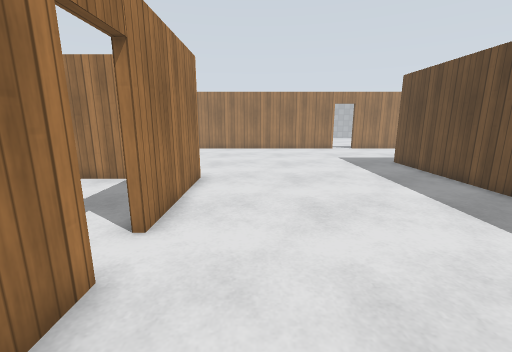
view 1 (above)

22 first-person views from a walk through a Gazebo world. The camera is 1.2 m above the floor, tilts 12° down and sees 90° across. The floor is counted in squares, 0.5 m on a side. Each view is taken from the middle of a square. On the plan, view 1 faces up. The plan holds only what a view shows up to about 17 squares ahead; the rest is blank. The place goes on beyond the plan. Simple patterns stand in for the simulator's built-in surfaces.

view 2
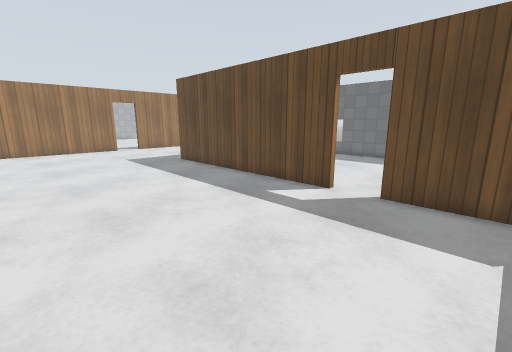

view 3
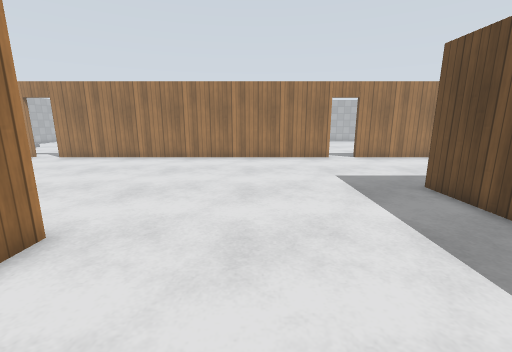

view 4
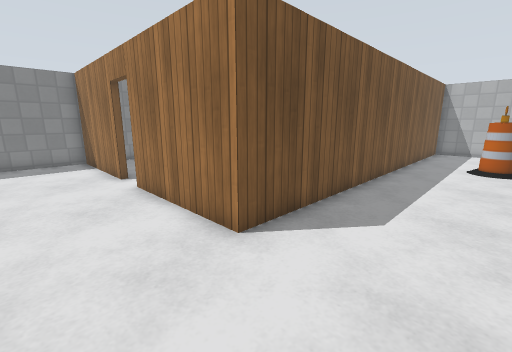

view 5
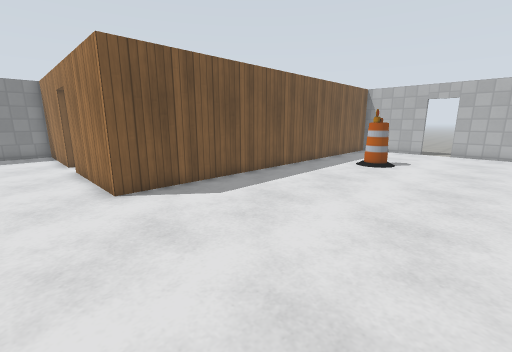

view 6
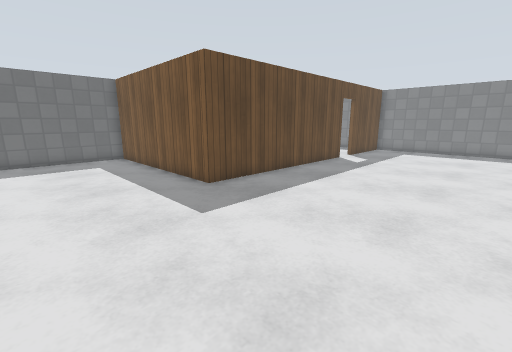

view 7
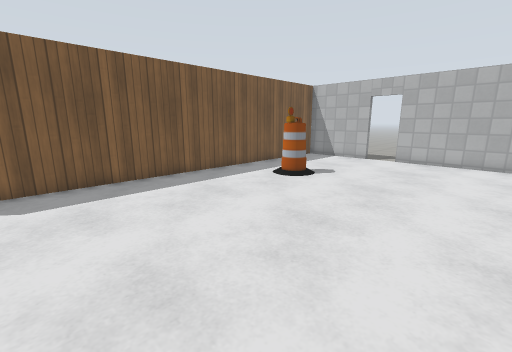

view 8
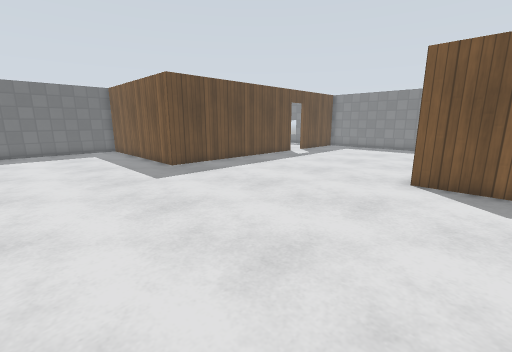

view 9
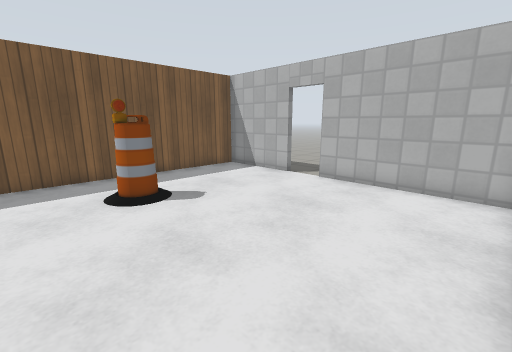

view 10
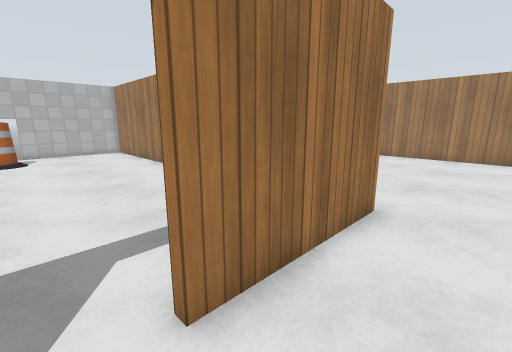

view 11
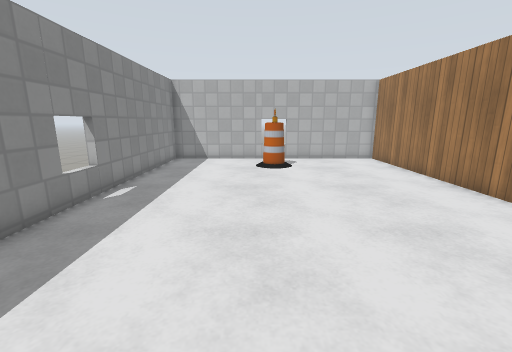

view 12
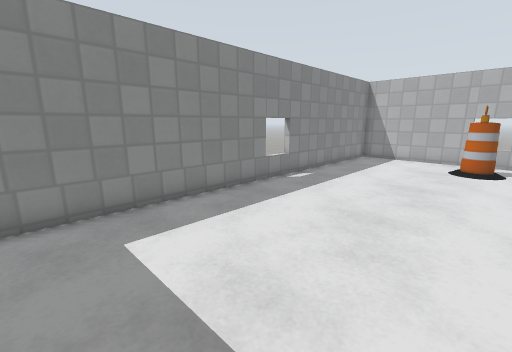

view 13
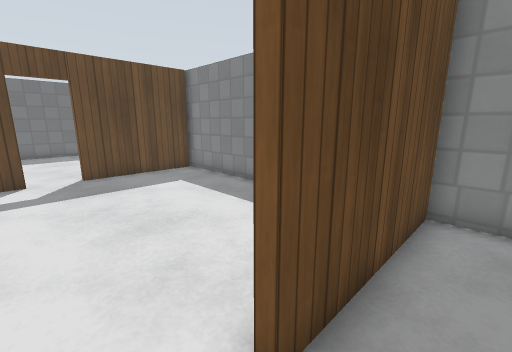

view 14
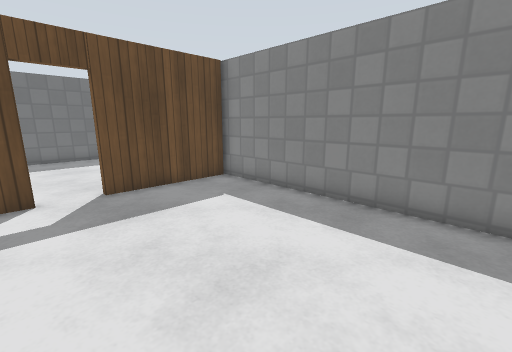

view 15
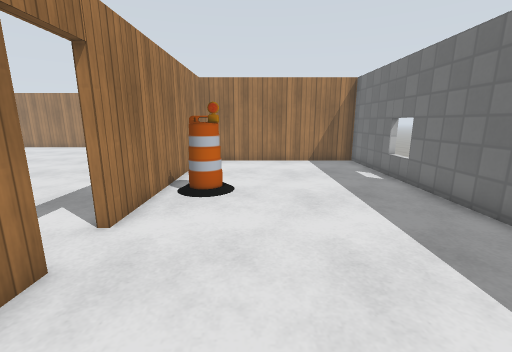

view 16
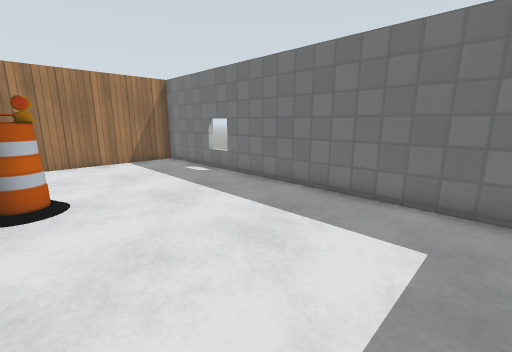

view 17
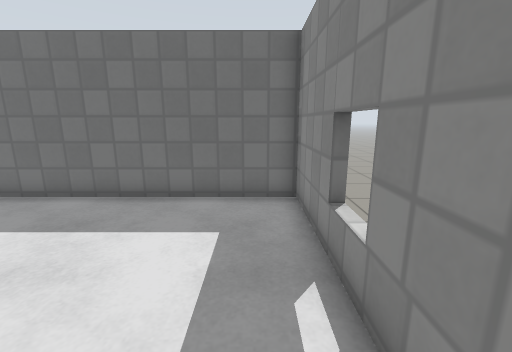

view 18
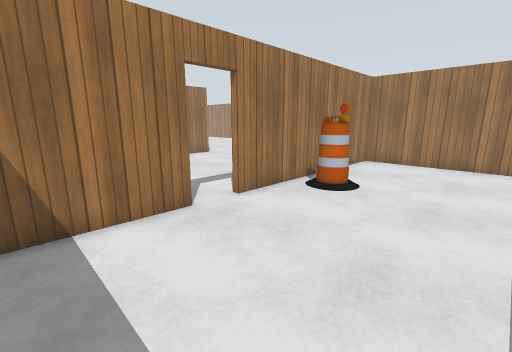

view 19
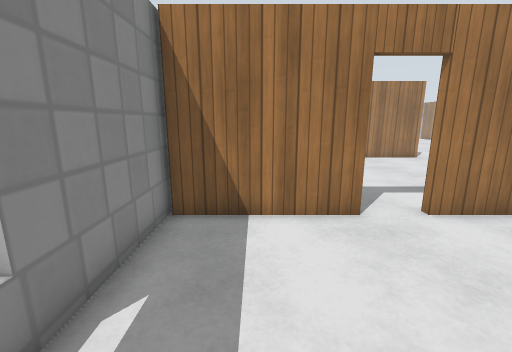

view 20
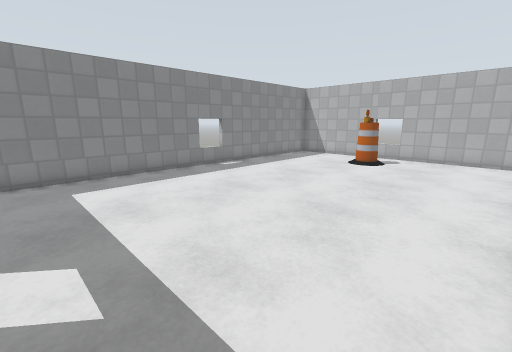

view 21
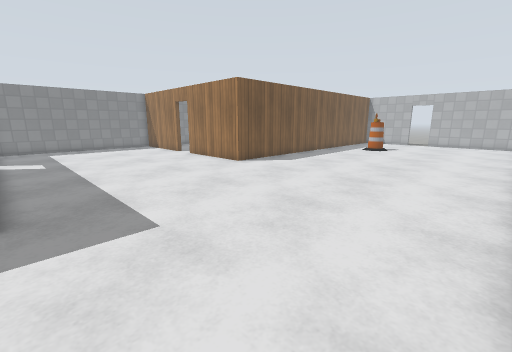

view 22
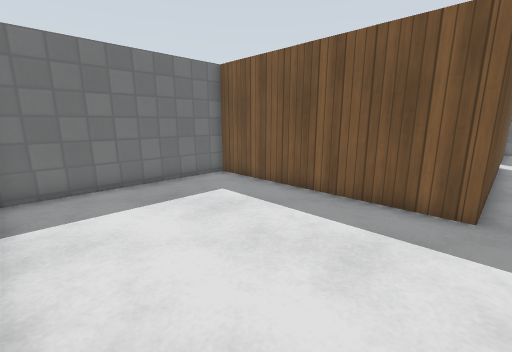

### Floor plan
Ten units are one square. View 1 is at (0, 0); x grows to the right and y downward. Boxes are objects, and circles mark ways between rooms. Rooms are numbered by the first view taken in them; rooms with no view inside come last. Other rooms are left out.
<svg viewBox="-225 -238 410 266">
<path fill="none" stroke="#000" d="M-24 -35 -24 23 85 23M83 -45 83 -153 180 -153 180 -233M-219 -154 -219 -110 -24 -110 -24 -52M83 23 83 -27M-219 -233 -219 -170M-125 -107 -219 -107 -219 23 -27 23 -27 -35M-55 -107 -76 -107M86 -27 86 23M85 23 180 23 180 -150 86 -150 86 -45"/>
<rect x="-165" y="-155" width="30" height="20" fill="#bbb"><title>barrel</title></rect>
<rect x="-205" y="-55" width="20" height="30" fill="#bbb"><title>barrel</title></rect>
<rect x="95" y="-95" width="20" height="30" fill="#bbb"><title>barrel</title></rect>
<circle cx="-25" cy="-45" r="3" fill="#2a7"/>
<circle cx="85" cy="-35" r="3" fill="#2a7"/>
<text x="-20" y="-150">1</text>
<text x="-130" y="-50">2</text>
<text x="130" y="-70">3</text>
</svg>
Room 1 opens to room 2. Room 1 opens to room 3.

Where each view was taken, in squares from view 1:
view 1: 0 up, 0 right, facing up
view 2: 0 up, 0 right, facing up-right
view 3: 6 up, 2 right, facing up
view 4: 15 up, 1 right, facing down-left
view 5: 20 up, 0 right, facing down-left
view 6: 21 up, 0 right, facing down-right
view 7: 22 up, 5 left, facing down-left
view 8: 22 up, 5 left, facing down-right
view 9: 23 up, 12 left, facing down-left
view 10: 4 up, 0 right, facing up-left
view 11: 3 up, 5 left, facing left
view 12: 5 up, 4 left, facing down-left
view 13: 5 up, 4 left, facing down-right
view 14: 5 up, 1 left, facing down-right
view 15: 1 down, 12 right, facing up
view 16: 1 down, 10 right, facing up-right
view 17: 1 down, 10 right, facing right
view 18: 1 down, 15 right, facing up-left
view 19: 0 up, 15 right, facing left
view 20: 10 up, 4 left, facing down-left
view 21: 23 up, 8 right, facing down-left
view 22: 23 up, 8 right, facing down-right
